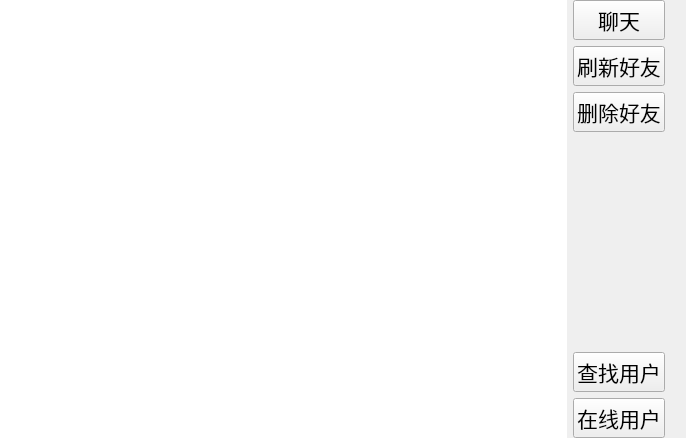
<?xml version="1.0" encoding="UTF-8"?>
<ui version="4.0">
 <class>Friend</class>
 <widget class="QWidget" name="Friend">
  <property name="geometry">
   <rect>
    <x>0</x>
    <y>0</y>
    <width>686</width>
    <height>438</height>
   </rect>
  </property>
  <property name="windowTitle">
   <string>Form</string>
  </property>
  <layout class="QHBoxLayout" name="horizontalLayout_2">
   <property name="leftMargin">
    <number>0</number>
   </property>
   <property name="topMargin">
    <number>0</number>
   </property>
   <property name="bottomMargin">
    <number>0</number>
   </property>
   <item>
    <layout class="QHBoxLayout" name="horizontalLayout">
     <property name="rightMargin">
      <number>10</number>
     </property>
     <item>
      <widget class="QListWidget" name="listWidget">
       <property name="frameShape">
        <enum>QFrame::NoFrame</enum>
       </property>
      </widget>
     </item>
     <item>
      <layout class="QVBoxLayout" name="verticalLayout_2">
       <item>
        <widget class="QPushButton" name="chat_PB">
         <property name="font">
          <font>
           <family>Agency FB</family>
           <pointsize>16</pointsize>
          </font>
         </property>
         <property name="text">
          <string>聊天</string>
         </property>
        </widget>
       </item>
       <item>
        <widget class="QPushButton" name="flushFriend_PB">
         <property name="font">
          <font>
           <family>Agency FB</family>
           <pointsize>16</pointsize>
          </font>
         </property>
         <property name="text">
          <string>刷新好友</string>
         </property>
        </widget>
       </item>
       <item>
        <widget class="QPushButton" name="delFriend_PB">
         <property name="font">
          <font>
           <family>Agency FB</family>
           <pointsize>16</pointsize>
          </font>
         </property>
         <property name="text">
          <string>删除好友</string>
         </property>
        </widget>
       </item>
       <item>
        <spacer name="verticalSpacer_2">
         <property name="orientation">
          <enum>Qt::Vertical</enum>
         </property>
         <property name="sizeHint" stdset="0">
          <size>
           <width>20</width>
           <height>40</height>
          </size>
         </property>
        </spacer>
       </item>
       <item>
        <widget class="QPushButton" name="findUser_PB">
         <property name="font">
          <font>
           <family>Agency FB</family>
           <pointsize>16</pointsize>
          </font>
         </property>
         <property name="text">
          <string>查找用户</string>
         </property>
        </widget>
       </item>
       <item>
        <widget class="QPushButton" name="online_PB">
         <property name="font">
          <font>
           <family>Agency FB</family>
           <pointsize>16</pointsize>
          </font>
         </property>
         <property name="text">
          <string>在线用户</string>
         </property>
        </widget>
       </item>
      </layout>
     </item>
    </layout>
   </item>
  </layout>
 </widget>
 <resources/>
 <connections/>
</ui>
